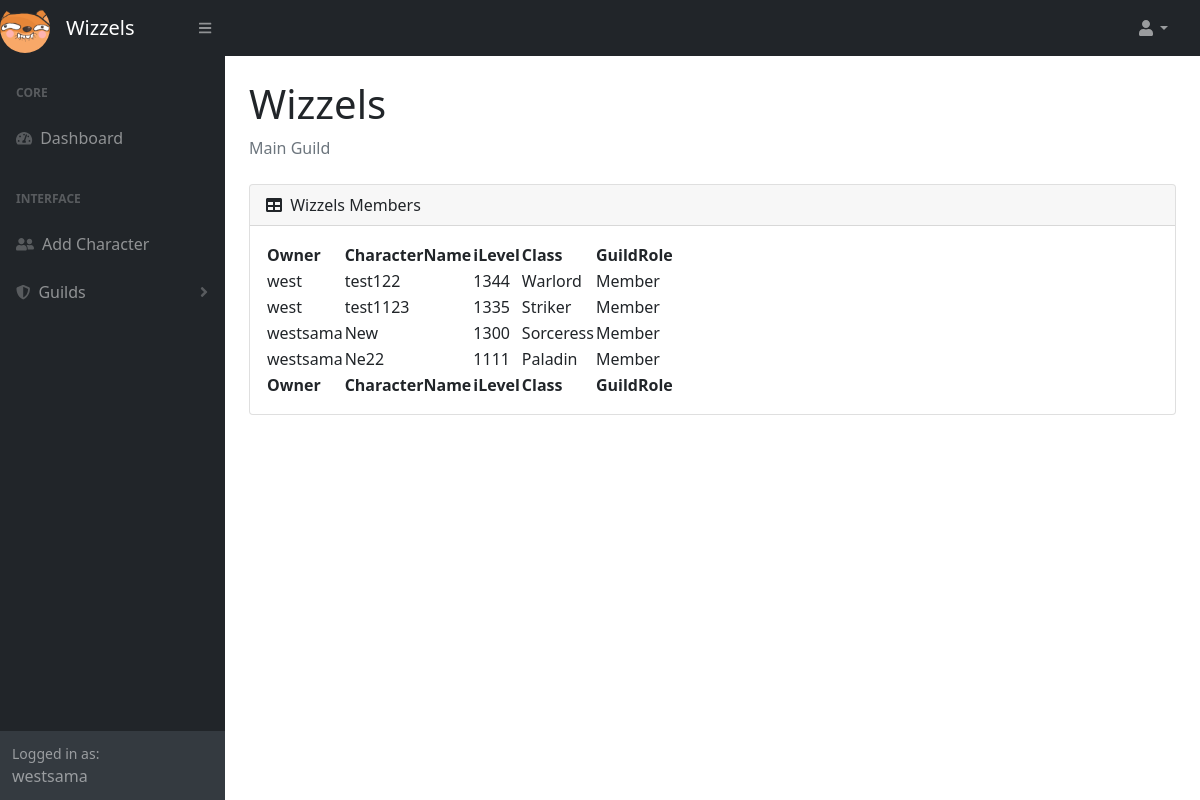
Screenshot of /wizzels/ (signed in) with the database file from the repository.
### guildboard/models.py (models this page shows, shortened)
class Character(models.Model):
    user = models.ForeignKey(User, on_delete=models.CASCADE, null=True)
    name = models.CharField(max_length=64)
    iLevel = models.IntegerField(null=False)
    guildRole = models.CharField(max_length=64, default="Member")
    classe = models.CharField(max_length=64, default="")
    guild = models.ForeignKey(Guild, on_delete=models.CASCADE, blank=True, null=True)

### guildboard/views.py (the view)
# urls.py: path("wizzels/", views.wizzelsPage, name="wizzels"),
def wizzelsPage(request):
    chars = Character.objects.all()
    context = {"chars":chars}
    return render(request, "guildboard/wizzels.html", context)

### guildboard/templates/guildboard/wizzels.html (shortened to what this page needs)
{% extends "guildboard/layout.html" %}
{% block pageTitle %}Wizzels{% endblock %}
{% block pageInfo %}Main Guild{% endblock %}
{% block body %}
{% load static %}
<div class="card mb-4">
    <div class="card-header">
        <i class="fas fa-table me-1"></i>
        Wizzels Members
    </div>
    <div class="card-body">
        <table id="datatablesSimple">
            <thead>
                <tr>
                    <th>Owner</th>
                    <th>CharacterName</th>
                    <th>iLevel</th>
                    <th>Class</th>
                    <th>GuildRole</th>
                </tr>
            </thead>
            <tfoot>
                <tr>
                    <th>Owner</th>
                    <th>CharacterName</th>
                    <th>iLevel</th>
                    <th>Class</th>
                    <th>GuildRole</th>
                </tr>
            </tfoot>
            <tbody>
            {% for char in chars %}
            {% if char.guild != Wizzels %}
                <tr>
                    <td>{{ char.user }}</td>
                    <td>{{ char.name }}</td>
                    <td>{{ char.iLevel }}</td>
                    <td>{{ char.classe }}</td>
                    <td>{{ char.guildRole }}</td>
                </tr>
            {% endif %}
            {% endfor %}
        </tbody>
        </table>
    </div>
</div>
{% endblock %}

### guildboard/templates/guildboard/layout.html (shortened to what this page needs)
<!DOCTYPE html>
<html lang="en">
{% load static %}
<head>
    <link href="https://cdn.jsdelivr.net/npm/simple-datatables@latest/dist/style.css" rel="stylesheet" />
    <link href="{% static 'guildboard/css/styles.css'%}" rel="stylesheet" />
    <link href="https://cdn.jsdelivr.net/npm/bootstrap@5.1.3/dist/css/bootstrap.min.css" rel="stylesheet">
</head>
<body>
    <nav class="sb-topnav navbar navbar-expand navbar-dark bg-dark">
        <img src="{% static 'guildboard\assets\img\wizzlewd.png' %}" style="width: 50px; border-radius: 25px;" alt="wizzlogo">
        <a class="navbar-brand ps-3" style="width: 140px;" href="/">Wizzels</a>
        <button class="btn btn-link btn-sm order-1 order-lg-0 me-4 me-lg-0" id="sidebarToggle" href="#!"><i class="fas fa-bars"></i></button>
        <ul class="navbar-nav ms-auto ms-md-0 me-3 me-lg-4">
            <li class="nav-item dropdown">
                <a class="nav-link dropdown-toggle" id="navbarDropdown" href="#" role="button" data-bs-toggle="dropdown" aria-expanded="false"><i class="fas fa-user fa-fw"></i></a>
            </li>
        </ul>
        </nav>
        <div id="layoutSidenav">
        <div id="layoutSidenav_nav">
            <nav class="sb-sidenav accordion sb-sidenav-dark" id="sidenavAccordion">
                <div class="sb-sidenav-menu">
                    <div class="nav">
                        <div class="sb-sidenav-menu-heading">Core</div>
                        <a class="nav-link" href="{% url 'index' %}">
                            <div class="sb-nav-link-icon"><i class="fas fa-tachometer-alt"></i></div>
                            Dashboard
                        </a>
                        <div class="sb-sidenav-menu-heading">Interface</div>
                        <a class="nav-link collapsed" href="{% url 'addCharacter' %}">
                            <div class="sb-nav-link-icon"><i class="fas fa-user-friends"></i></div>
                            Add Character
                        </a>
                        <a class="nav-link collapsed" href="#" data-bs-toggle="collapse" data-bs-target="#collapseLayouts" aria-expanded="false" aria-controls="collapseLayouts">
                            <div class="sb-nav-link-icon"><i class="fas fa-shield-alt"></i></div>
                            Guilds
                            <div class="sb-sidenav-collapse-arrow"><i class="fas fa-angle-down"></i></div>
                        </a>
                        <div class="sb-sidenav-menu-heading">{% if user.is_superuser %}Addons{% endif %}</div>
                        </div>
                </div>
                <div class="sb-sidenav-footer">
                    <div class="small">Logged in as:</div>
                    {{ user }}
                </div>
            </nav>
        </div>
        <div id="layoutSidenav_content">
            <main>
                <div class="container-fluid px-4">
                    <h1 class="mt-4">{% block pageTitle %}Dashboard{% endblock%}</h1>
                    <ol class="breadcrumb mb-4">
                        <li class="breadcrumb-item active">{% block pageInfo %}Daashboard{% endblock %}</li>
                    </ol>
    {% load static %}
    {% block body%}
    {% endblock %}
    {% load static %}
</body>
</html>

### rows the page displays
Character: user "west", name "test122", iLevel "1344", classe "Warlord", guildRole "Member"
Character: user "west", name "test1123", iLevel "1335", classe "Striker", guildRole "Member"
Character: user "westsama", name "New", iLevel "1300", classe "Sorceress", guildRole "Member"
Character: user "westsama", name "Ne22", iLevel "1111", classe "Paladin", guildRole "Member"

### other values shown
{{ user }} "westsama"
